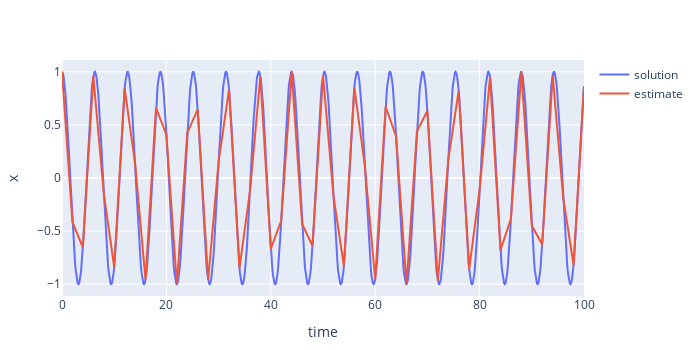

Notebook code cell kept with this figure:
### Markdown cell above
Plot of solution and estimate for x versus t

### Code cell
u = [1 0]
t = 0:2:100
real_t = 0:0.1:100
s = solve_ode(f2, u, t, "rk4", 0.001);
real_s = f2_solution(u, real_t);

x = s[:,1];
x_dot = s[:,2];
x_sol = real_s[:,1];
x_dot_sol = real_s[:,2];

solution = scatter(x=real_t, y=x_sol, mode="lines",name="solution")
estimate = scatter(x=t, y=x, mode="lines",name="estimate")

layout = Layout(
    xaxis_title="time",
    yaxis_title="x",
    width=700, height=350,
    )

plot([solution, estimate], layout)

# include("../visualisation.jl")
# plot_ode(f2, u, t, ["x" "y"])

### Figure 1 — Plotly figure (JSON) as saved in the notebook; plotly's stock layout.template omitted (floating-point values rounded to 4 significant figures; data arrays with more than 128 entries replaced by an {"elided": "..."} marker saying what was removed)
{"data": [{"mode": "lines", "name": "solution", "type": "scatter", "x": {"elided": "1001 float values"}, "y": {"elided": "1001 float values"}}, {"mode": "lines", "name": "estimate", "type": "scatter", "x": [0, 2, 4, 6, 8, 10, 12, 14, 16, 18, 20, 22, 24, 26, 28, 30, 32, 34, 36, 38, 40, 42, 44, 46, 48, 50, 52, 54, 56, 58, 60, 62, 64, 66, 68, 70, 72, 74, 76, 78, 80, 82, 84, 86, 88, 90, 92, 94, 96, 98, 100], "y": [1, -0.4161, -0.6536, 0.9602, -0.1455, -0.8391, 0.8439, 0.1367, -0.9577, 0.6603, 0.4081, -1.0, 0.4242, 0.6469, -0.9626, 0.1543, 0.8342, -0.8486, -0.128, 0.9551, -0.6669, -0.4, 0.9998, -0.4322, -0.6401, 0.965, -0.163, -0.8293, 0.8532, 0.1192, -0.9524, 0.6735, 0.3919, -0.9996, 0.4401, 0.6333, -0.9673, 0.1717, 0.8243, -0.8578, -0.1104, 0.9497, -0.68, -0.3837, 0.9994, -0.4481, -0.6264, 0.9695, -0.1804, -0.8193, 0.8623]}], "layout": {"height": 350, "margin": {"b": 50, "l": 50, "r": 50, "t": 60}, "width": 700, "xaxis": {"title": {"text": "time"}}, "yaxis": {"title": {"text": "x"}}}}
